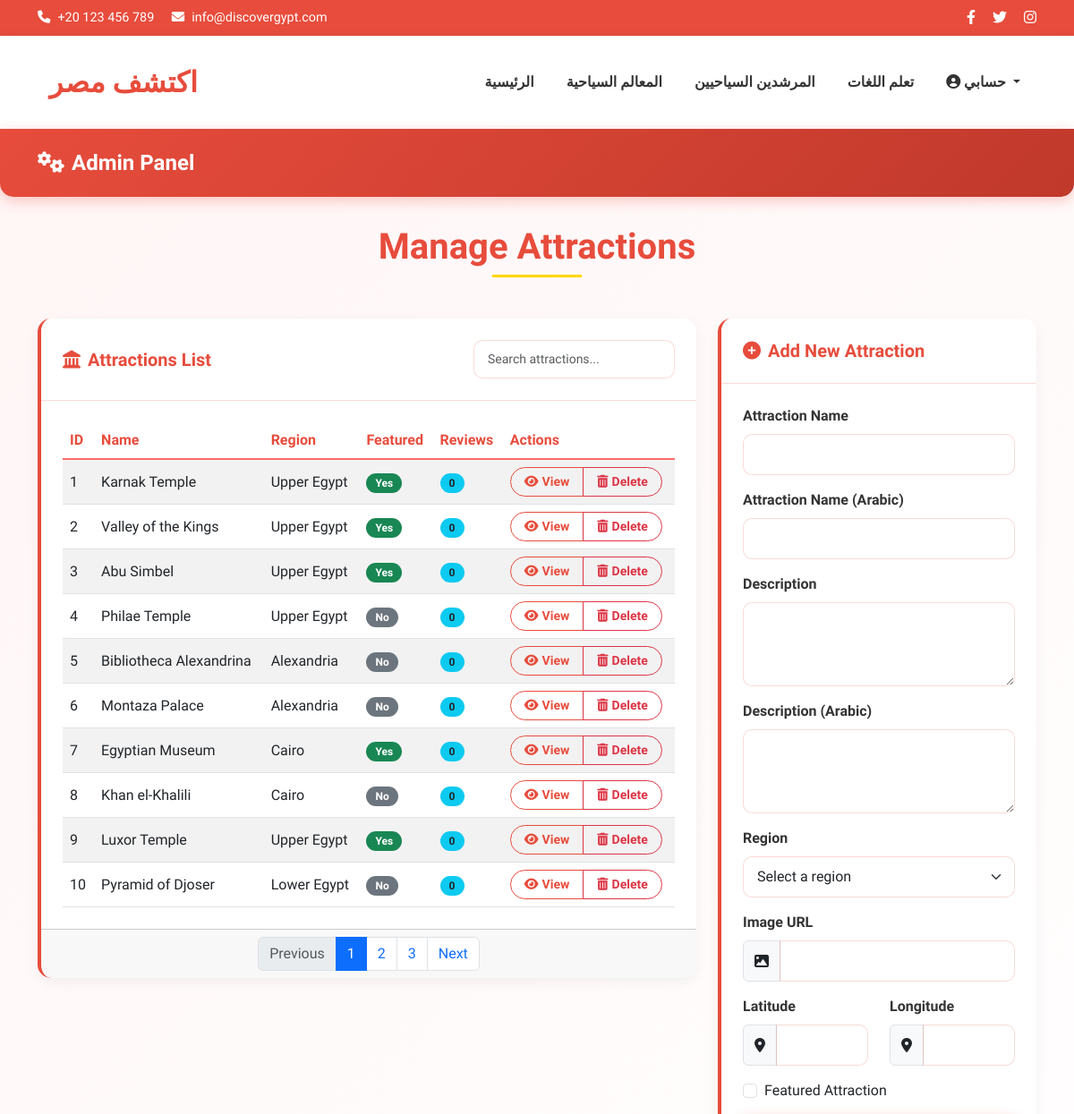
Before: /admin/attractions (signed in, upper part) with the older database file.
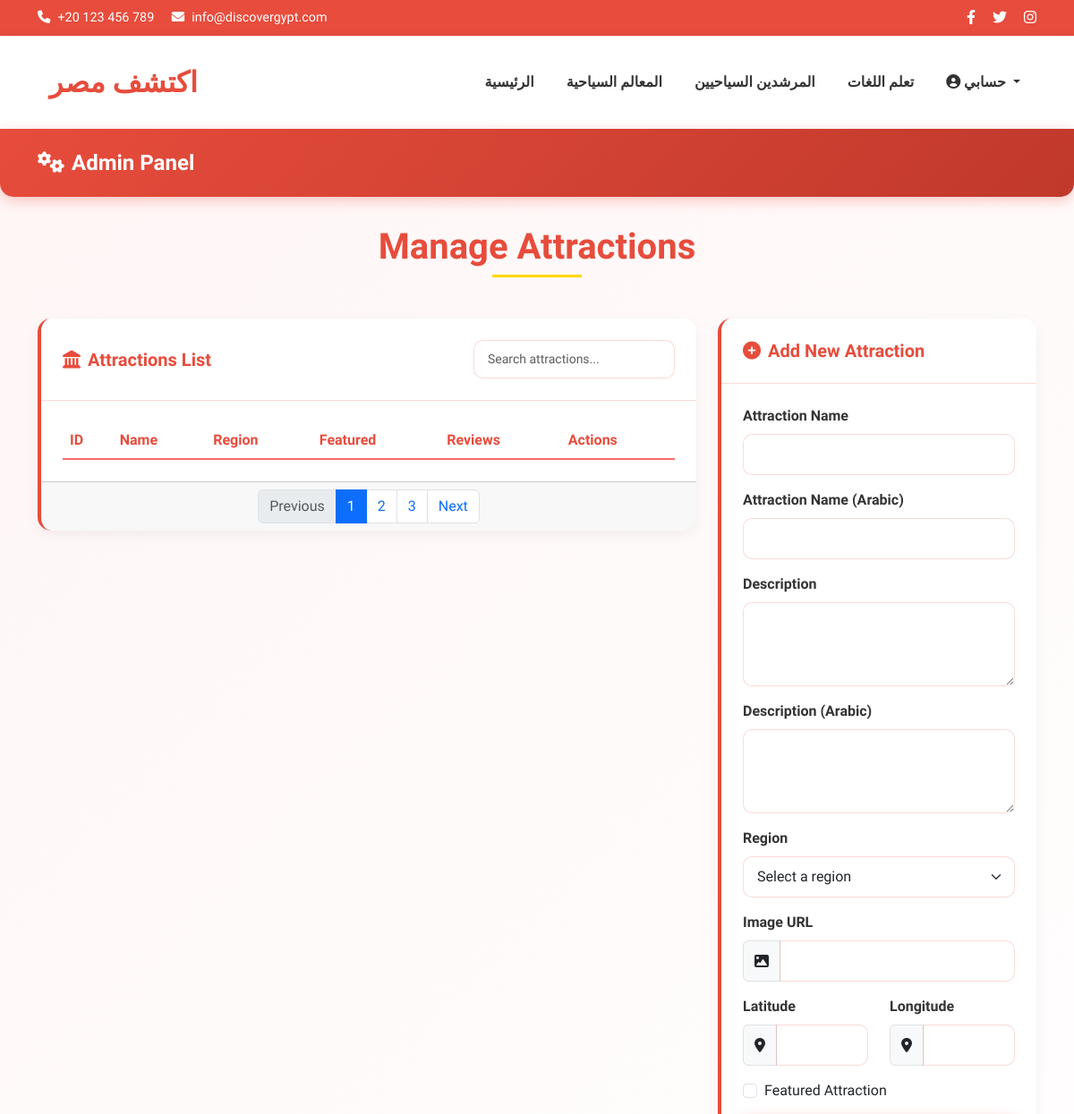
After: the same page with the newer database file.
### models.py (models this page shows)
class Attraction(db.Model):
    id = db.Column(db.Integer, primary_key=True)
    name = db.Column(db.String(100), nullable=False)
    name_ar = db.Column(db.String(100), nullable=True)
    description = db.Column(db.Text, nullable=False)
    description_ar = db.Column(db.Text, nullable=True)
    image_url = db.Column(db.String(200), nullable=True)
    address = db.Column(db.String(200), nullable=True)
    latitude = db.Column(db.Float, nullable=True)
    longitude = db.Column(db.Float, nullable=True)
    ticket_price = db.Column(db.String(100), nullable=True)
    opening_hours = db.Column(db.String(100), nullable=True)
    website = db.Column(db.String(200), nullable=True)
    featured = db.Column(db.Boolean, default=False)
    region_id = db.Column(db.Integer, db.ForeignKey('region.id'), nullable=False)
    reviews = db.relationship('Review', backref='attraction', lazy='dynamic')
    restaurants = db.relationship('Restaurant', backref='attraction', lazy='dynamic')
    activities = db.relationship('Activity', backref='attraction', lazy='dynamic')

class Region(db.Model):
    id = db.Column(db.Integer, primary_key=True)
    name = db.Column(db.String(100), nullable=False)
    name_ar = db.Column(db.String(100), nullable=True)
    description = db.Column(db.Text, nullable=True)
    description_ar = db.Column(db.Text, nullable=True)
    attractions = db.relationship('Attraction', backref='region', lazy='dynamic')

### routes.py (the view, shortened to what this page needs)
@main.route('/admin/attractions', methods=['GET', 'POST'])
@login_required
def admin_attractions():
    if not current_user.is_admin:
        flash('You do not have permission to access this page.', 'danger')
        return redirect(url_for('main.index'))
    attractions = Attraction.query.all()
    regions = Region.query.all()
    return render_template('admin/attractions.html',
                          title='Manage Attractions',
                          attractions=attractions,
                          regions=regions)

### forms.py
class SearchForm(FlaskForm):
    q = StringField('Search', validators=[DataRequired()])
    submit = SubmitField('Search')

### routes.py (called while the page is built)
def get_locale():
    if 'language' in session:
        return session['language']
    return 'en'

@main.before_app_request
def before_request():
    g.locale = str(get_locale())
    g.search_form = SearchForm()
    g.count_reviews_by_rating = count_reviews_by_rating

### templates/admin/attractions.html (shortened to what the changed rows need)
<!DOCTYPE html>
<html lang="{{ lang }}">
<head>
    <link href="https://cdn.jsdelivr.net/npm/bootstrap@5.3.0/dist/css/bootstrap.min.css" rel="stylesheet">
    <link rel="stylesheet" href="https://cdnjs.cloudflare.com/ajax/libs/font-awesome/6.0.0/css/all.min.css">
</head>
<body>
    <div class="container mt-4 fade-in">
        <div class="text-center mb-4">
            <h1 class="page-title">{{ _('Manage Attractions') }}</h1>
        </div>
        <div class="row mt-4">
            <div class="col-lg-8 slide-up">
                <div class="card">
                    <div class="card-body">
                        <div class="table-responsive">
                            <table class="table table-striped">
                                <thead>
                                    <tr>
                                        <th>{{ _('ID') }}</th>
                                        <th>{{ _('Name') }}</th>
                                        <th>{{ _('Region') }}</th>
                                        <th>{{ _('Featured') }}</th>
                                        <th>{{ _('Reviews') }}</th>
                                        <th>{{ _('Actions') }}</th>
                                    </tr>
                                </thead>
                                <tbody>
                                    {% for attraction in attractions %}
                                    <tr>
                                        <td>{{ attraction.id }}</td>
                                        <td>{{ attraction.name }}</td>
                                        <td>{{ attraction.region.name }}</td>
                                        <td>
                                            {% if attraction.featured %}
                                            <span class="badge bg-success">{{ _('Yes') }}</span>
                                            {% else %}
                                            <span class="badge bg-secondary">{{ _('No') }}</span>
                                            {% endif %}
                                        </td>
                                        <td>
                                            <span class="badge bg-info text-dark">{{ attraction.reviews.count() }}</span>
                                        </td>
                                        <td>
                                            <div class="btn-group" role="group">
                                                <a href="{{ url_for('main.attraction_detail', attraction_id=attraction.id) }}" class="btn btn-sm btn-outline-primary">
                                                    <i class="fas fa-eye me-1"></i>{{ _('View') }}
                                                </a>
                                                <button type="button" class="btn btn-sm btn-outline-danger delete-btn">
                                                    <i class="fas fa-trash-alt me-1"></i>{{ _('Delete') }}
                                                </button>
                                            </div>
                                        </td>
                                    </tr>
                                    {% endfor %}
                                </tbody>
                            </table>
                        </div>
                    </div>
                </div>
            </div>
        </div>
    </div>
</body>
</html>

Changed rows visible on the page:
removed Attraction: id "1", name "Karnak Temple", region.name "Upper Egypt", reviews.count "0"
removed Attraction: id "2", name "Valley of the Kings", region.name "Upper Egypt", reviews.count "0"
removed Attraction: id "3", name "Abu Simbel", region.name "Upper Egypt", reviews.count "0"
removed Attraction: id "4", name "Philae Temple", region.name "Upper Egypt", reviews.count "0"
removed Attraction: id "5", name "Bibliotheca Alexandrina", region.name "Alexandria", reviews.count "0"
removed Attraction: id "6", name "Montaza Palace", region.name "Alexandria", reviews.count "0"
removed Attraction: id "7", name "Egyptian Museum", region.name "Cairo", reviews.count "0"
removed Attraction: id "8", name "Khan el-Khalili", region.name "Cairo", reviews.count "0"
removed Attraction: id "9", name "Luxor Temple", region.name "Upper Egypt", reviews.count "0"
removed Attraction: id "10", name "Pyramid of Djoser", region.name "Lower Egypt", reviews.count "0"
